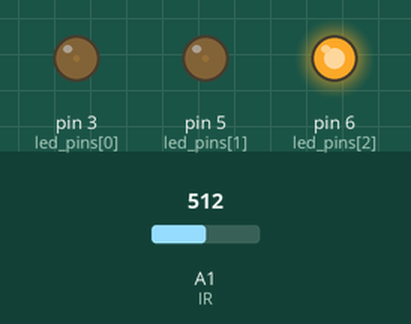
Simulated run of this sketch. Board: Arduino Uno, built with avr-gcc and run on an emulated ATmega328P. On the bench: output pins drawn as LEDs (lit = HIGH). The test bench sets the inputs (shaded band); at power-on: A1 (IR) = 512.

Above: at 1.2 s.
1.3 s: A1 (IR) set to 716
At 1.65 s:
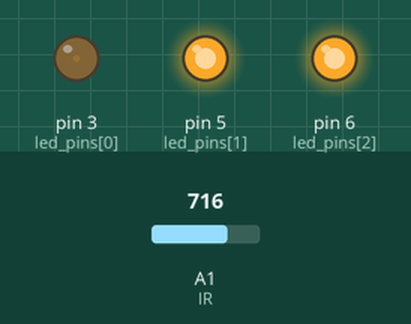
4.3 s: A1 (IR) set to 900
At 4.65 s:
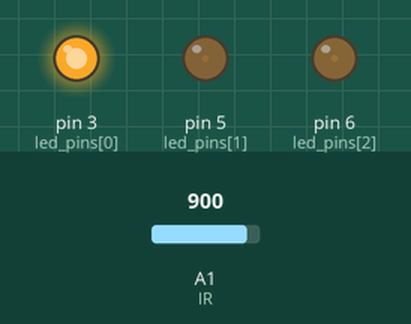
7.3 s: A1 (IR) set to 511
10.3 s: A1 (IR) set to 306
Timing chart, 0 to 10.3 s (numbered marks = the images above; inputs shaded):
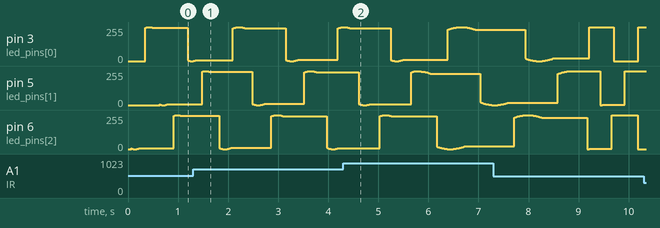

The sketch:

leds_pattern_with_IR_1_0.ino
```cpp
/**
 Collectin Light - Intermedium

 This program (v1.0) takes values from IR sensor and
 changes the frequency of sinusoidal lighting pattern acording to such a sensor value.

 A change in the phase of the lighting for each LED is also implemented.
 For that, the derivate of sensor value is used.

 */

//#define IR  5 // PIN of the IR sensor. Analog input.
#define IR  1 // PIN of the IR sensor. Analog input.

#define LED_NUM  3  // Number of LEDs

//#define DEBUG    // Uncomment if you want to send values by serial port for debuging.
                    // Notice that serial writings delay the loop function, as
                    // each writing takes about 20 ms.

int led_pins[LED_NUM] = {3, 5, 6};  // PINs for the LEDs. Analog output.

void setup() {

  for( unsigned int i = 0; i < LED_NUM; i++ ) {
    pinMode(led_pins[i], OUTPUT);
  }
#ifdef DEBUG
  Serial.begin(9600);
#endif
}

int tau = 1; // time in ms of the delay between iterations.
int t;      // time counter for the sinusoidal pattern

long Tmax = 1000 * tau;  // Maximum period of the pattern
long Tmin = Tmax/10;    // Minimum period of the pattern
unsigned long T = Tmax;  // Instant Period. It is initilized to Tmax.
double desfase = 2 * PI / LED_NUM;  // Instant phase of the sinusoidal pattern.

int dmax = 300;    // Theses are the max and min of the sensor reading.
int dmin = 20;      // max is close, min is far
int d = 0, d_old = 0, dev_d;  // Instant distance taken from sensor reading.
                              // d_old and dev_d is derivate of such distance.

void loop() {

  d = analogRead( IR );  // read sensor value
  dev_d = d - d_old;     // calculate derivate of such value

  // sets amplitude for each LED. Notice the role of desfase.
  int amplitude[LED_NUM];
  for( unsigned int i = 0; i < LED_NUM; i++ ) {
    amplitude[i] = 255 * ( 1 + sin( 2 * PI * t / T + desfase * i ))/2;
  }

  t += tau; // count time passing
  if( t/T >= 1 ) {   // handle if time pass one period and if so initialize time
    T = abs( map( d, dmax, dmin, Tmin, Tmax ) ); // updates period value

    // update phase value
    if( abs(dev_d) > 10 ) desfase += 2 * PI / LED_NUM ;
    else desfase -= PI / 32;
    if(desfase < 0) desfase = 0;

 /*  // this updating for the phase also works quite well
    if( d < dmax/4 ) desfase = 0;
    else if( d > dmax/4 && d < dmax/2 ) desfase = PI / 2;
    else if( d > dmax/2 && d < 3*dmax/4 ) desfase = PI;
    else if( d > 3*dmax/4 ) desfase = 3 * PI / 2;
   */
    t = 0;
  }

  // change the amplitude of each vector
  blink_all( amplitude );

  d_old = d; // for calculating distance derivate

// Debuging stuff
#ifdef DEBUG
  Serial.print( "d[0] = " ); Serial.print( d );
//  Serial.print( "  d[1] = " ); Serial.print( d_vector[1] );
//  Serial.print( "  d[2] = " ); Serial.print( d_vector[2] );
  Serial.print( "  dev_d = " ); Serial.print( dev_d );
  Serial.print( "  desfase = " ); Serial.print( desfase );
//  Serial.print( "  dmin = " ); Serial.print( dmin );
//  Serial.print( "  dmax = " ); Serial.print( dmax );
  Serial.print( "  A = " ); Serial.print( amplitude[0] );
  Serial.print( "  T = " ); Serial.println( T );
#endif

  delay(tau);
}

void blink_all( int amp[] ) {
  for( int i = 0; i < LED_NUM; i++ ) {
      analogWrite(led_pins[i], amp[i]);
  }
}
```
